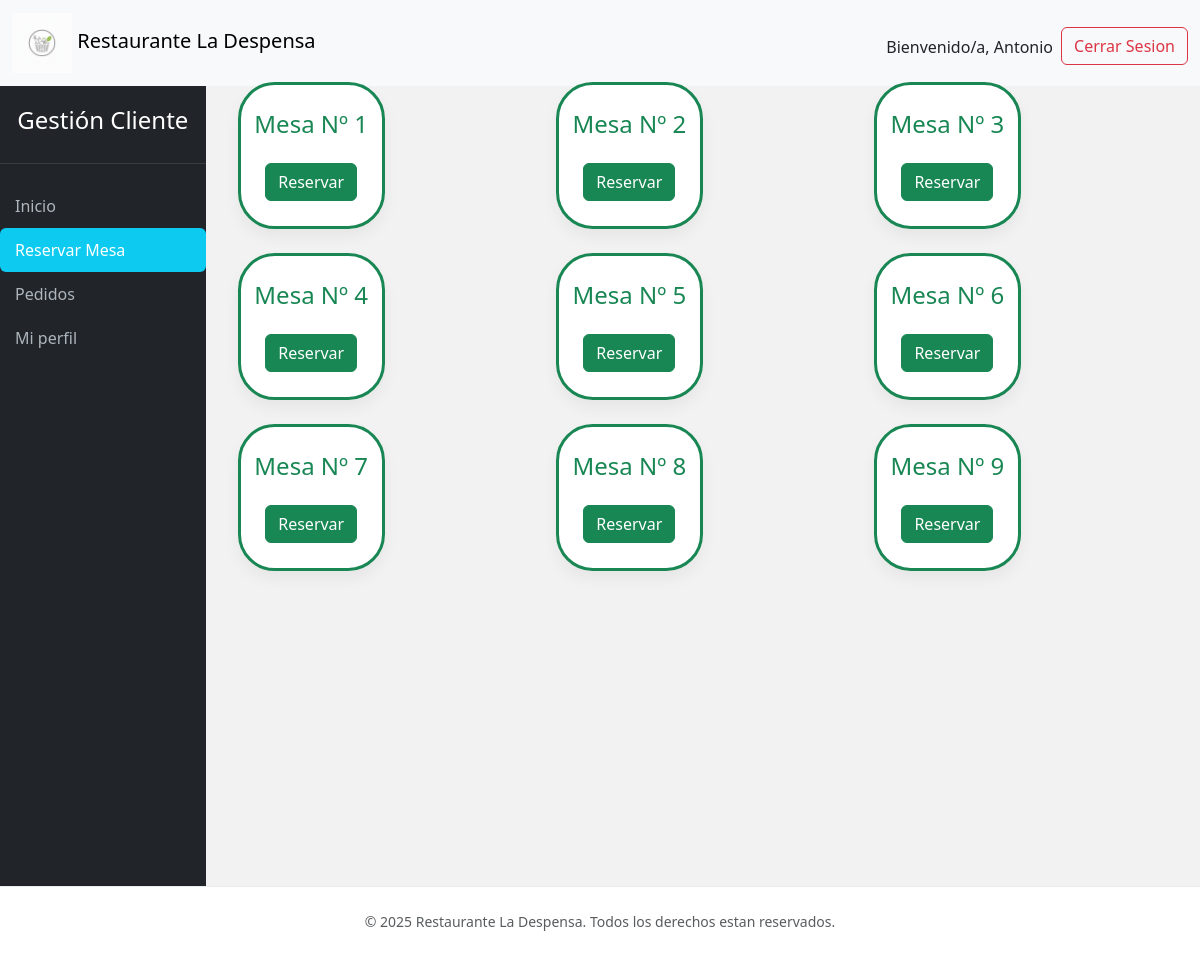
The app's page /clientes/mesas.php (signed in) with its own data.
### tables this page shows
CREATE TABLE `mesa` (
  `nmesa` int(11) NOT NULL,
  `estado` tinyint(1) NOT NULL
);

### clientes/mesas.php (the view, shortened to what this page needs)
<?php
include("../conexion.php");
$consultamesa = "SELECT * FROM mesa";
$mesas = mysqli_query($conn, $consultamesa);
?>
<!doctype html>
<html lang="es">
<head>
    <?php
    include("../head.php");
    ?>
</head>
<body>
    <?php
    include("../nav.php");
    ?>
    <div class="wrapper">
        <?php
        include("navbar.php");
        ?>
        <div id="content">
            <div class="container-fluid">
                 <div class="row g-4 justify-content-center">
                    <?php
                    if ($mesas && mysqli_num_rows($mesas) > 0) {
                        while ($datosmesas = mysqli_fetch_assoc($mesas)) {
                            $nummesa = $datosmesas['nmesa'];
                            $estadomesa = $datosmesas['estado'];
                            $clase_estado = '';
                            $texto_btn = '';
                            $btn_clase = 'btn-primary';
                            switch ($estadomesa) {
                                case 0:
                                    $clase_estado = 'mesa-disponible';
                                    $texto_btn = 'Reservar';
                                    $btn_clase = 'btn-success';
                                    break;
                            }
                    ?>
                            <div class="col-12 col-sm-6 col-md-4 m-0">
                                <div class="card <?php echo $clase_estado; ?>">
                                    <h4 class="card-title mb-4">Mesa Nº <?php echo $nummesa; ?></h4>
                                      <button class="btn btn-md <?php echo $btn_clase; ?>"
                                                data-bs-toggle="modal"
                                                data-bs-target="#modalReserva"
                                                data-mesa-id='<?php echo $nummesa;?>'>
                                            <?php echo $texto_btn; ?>
                                        </button>
                                </div>
                            </div>
                    <?php
                        }
                    } else {
                        echo "<div class='alert alert warning' role='alert'>No se encontraron mesas en la base de datos</div";
                    }
                    ?>
                </div>
            </div>
        </div>
    </div>
    <?php
    include("../footer.php");
    ?>
</body>
</html>

### styles.css (style rules this page uses)
body { display: flex; min-height: 100vh; flex-direction: column; background-color: #f8f9fa; background: linear-gradient(rgba(0, 0, 0, 0.05), rgba(0, 0, 0, 0.05)); margin: 0; }
.wrapper { display: flex; flex: 1; }
#content { width: 100%; padding: 20px; min-height: 100vh; transition: all 0.3s; }
.card { border: none; box-shadow: 0 0.5rem 1rem rgba(0, 0, 0, 0.05); margin-bottom: 1.5rem; }

### clientes/mesas.php (style rules this page uses)
.card { width: 50%; aspect-ratio: 0.5 / 0.5; display: flex; flex-direction: column; justify-content: center; align-items: center; border-radius: 25%; border: 3px solid transparent; box-shadow: 0 0.5rem 1rem rgba(0, 0, 0, 0.05); transition: all 0.2s ease-in-out; cursor: pointer; }
.mesa-disponible { border-color: #198754; }
.mesa-disponible .card-title { color: #198754 !important; }
.mesa-disponible .btn { background-color: #198754; border-color: #198754; }

### records on screen
mesa: nmesa "1", estado "Reservar"
mesa: nmesa "2", estado "Reservar"
mesa: nmesa "3", estado "Reservar"
mesa: nmesa "4", estado "Reservar"
mesa: nmesa "5", estado "Reservar"
mesa: nmesa "6", estado "Reservar"
mesa: nmesa "7", estado "Reservar"
mesa: nmesa "8", estado "Reservar"
mesa: nmesa "9", estado "Reservar"

### other values on screen
$_SESSION['nombre'] "Antonio"
